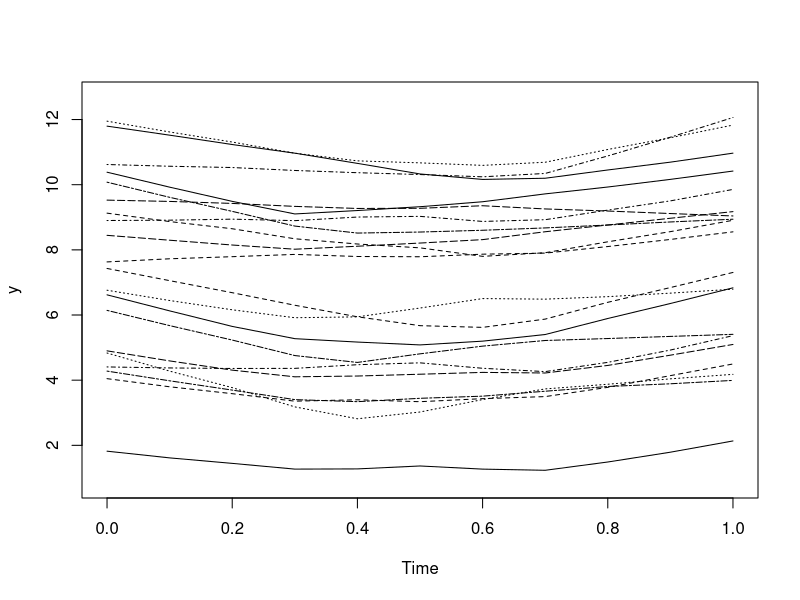
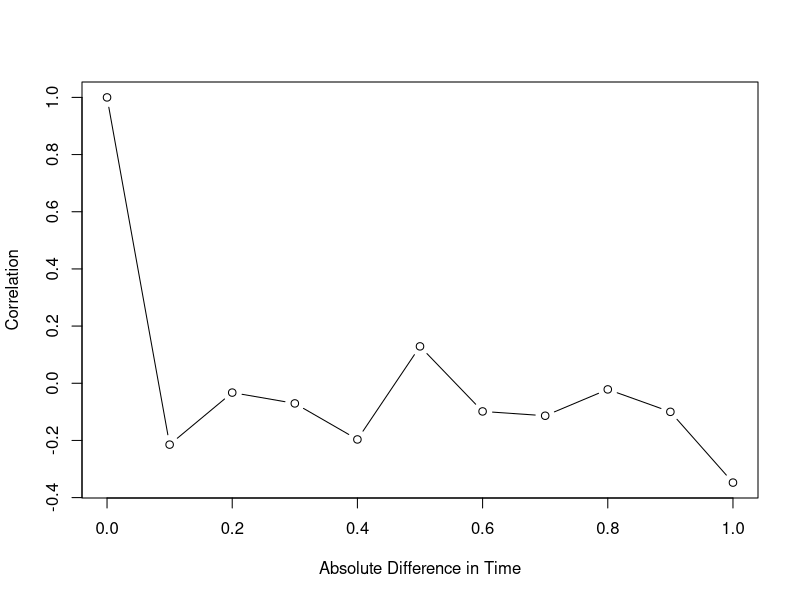
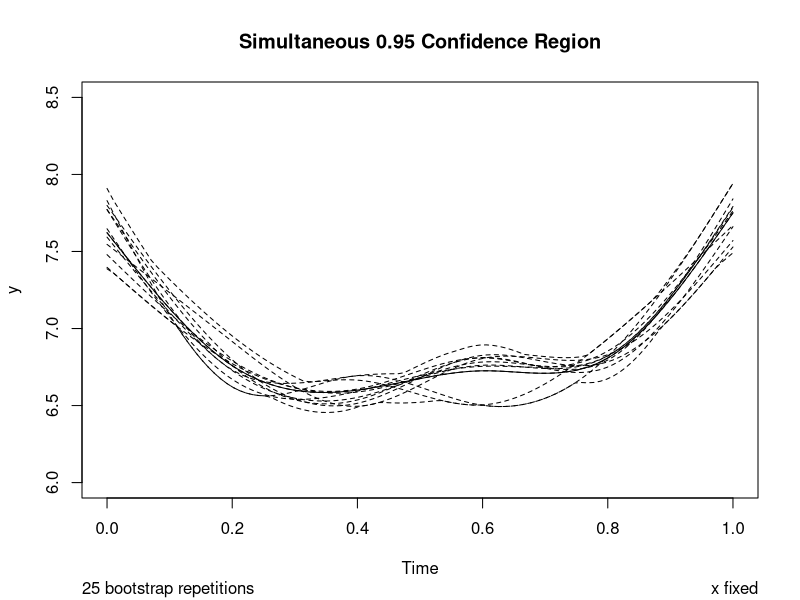
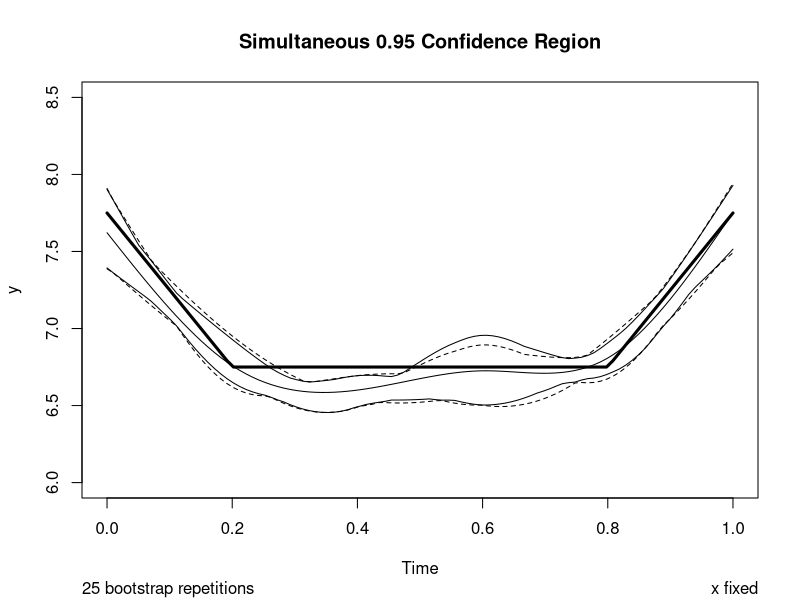

These charts were generated, in order, by the following R code:
library(Hmisc)


### Name: rm.boot
### Title: Bootstrap Repeated Measurements Model
### Aliases: rm.boot plot.rm.boot
### Keywords: regression multivariate htest hplot

### ** Examples

# Generate multivariate normal responses with equal correlations (.7)
# within subjects and no correlation between subjects
# Simulate realizations from a piecewise linear population time-response
# profile with large subject effects, and fit using a 6-knot spline
# Estimate the correlation structure from the residuals, as a function
# of the absolute time difference


# Function to generate n p-variate normal variates with mean vector u and
# covariance matrix S
# Slight modification of function written by Bill Venables
# See also the built-in function rmvnorm
mvrnorm <- function(n, p = 1, u = rep(0, p), S = diag(p)) {
  Z <- matrix(rnorm(n * p), p, n)
  t(u + t(chol(S)) %*% Z)
}


n     <- 20         # Number of subjects
sub   <- .5*(1:n)   # Subject effects


# Specify functional form for time trend and compute non-stochastic component
times <- seq(0, 1, by=.1)
g     <- function(times) 5*pmax(abs(times-.5),.3)
ey    <- g(times)


# Generate multivariate normal errors for 20 subjects at 11 times
# Assume equal correlations of rho=.7, independent subjects


nt    <- length(times)
rho   <- .7


        
set.seed(19)        
errors <- mvrnorm(n, p=nt, S=diag(rep(1-rho,nt))+rho)
# Note:  first random number seed used gave rise to mean(errors)=0.24!


# Add E[Y], error components, and subject effects
y      <- matrix(rep(ey,n), ncol=nt, byrow=TRUE) + errors + 
          matrix(rep(sub,nt), ncol=nt)


# String out data into long vectors for times, responses, and subject ID
y      <- as.vector(t(y))
times  <- rep(times, n)
id     <- sort(rep(1:n, nt))


# Show lowess estimates of time profiles for individual subjects
f <- rm.boot(times, y, id, plot.individual=TRUE, B=25, cor.pattern='estimate',
             smoother=lowess, bootstrap.type='x fixed', nk=6)
# In practice use B=400 or 500
# This will compute a dependent-structure log-likelihood in addition
# to one assuming independence.  By default, the dep. structure
# objective will be used by the plot method  (could have specified rho=.7)
# NOTE: Estimating the correlation pattern from the residual does not
# work in cases such as this one where there are large subject effects


# Plot fits for a random sample of 10 of the 25 bootstrap fits
plot(f, individual.boot=TRUE, ncurves=10, ylim=c(6,8.5))


# Plot pointwise and simultaneous confidence regions
plot(f, pointwise.band=TRUE, col.pointwise=1, ylim=c(6,8.5))


# Plot population response curve at average subject effect
ts <- seq(0, 1, length=100)
lines(ts, g(ts)+mean(sub), lwd=3)


## Not run: 
##D #
##D # Handle a 2-sample problem in which curves are fitted 
##D # separately for males and females and we wish to estimate the
##D # difference in the time-response curves for the two sexes.  
##D # The objective criterion will be taken by plot.rm.boot as the 
##D # total of the two sums of squared errors for the two models
##D #
##D knots <- rcspline.eval(c(time.f,time.m), nk=6, knots.only=TRUE)
##D # Use same knots for both sexes, and use a times vector that 
##D # uses a range of times that is included in the measurement 
##D # times for both sexes
##D #
##D tm <- seq(max(min(time.f),min(time.m)),
##D           min(max(time.f),max(time.m)),length=100)
##D 
##D 
##D f.female <- rm.boot(time.f, bp.f, id.f, knots=knots, times=tm)
##D f.male   <- rm.boot(time.m, bp.m, id.m, knots=knots, times=tm)
##D plot(f.female)
##D plot(f.male)
##D # The following plots female minus male response, with 
##D # a sequence of shaded confidence band for the difference
##D plot(f.female,f.male,multi=TRUE)
##D 
##D 
##D # Do 1000 simulated analyses to check simultaneous coverage 
##D # probability.  Use a null regression model with Gaussian errors
##D 
##D 
##D n.per.pt <- 30
##D n.pt     <- 10
##D 
##D 
##D null.in.region <- 0
##D 
##D 
##D for(i in 1:1000) {
##D   y    <- rnorm(n.pt*n.per.pt)
##D   time <- rep(1:n.per.pt, n.pt)
##D #  Add the following line and add ,id=id to rm.boot to use clustering
##D #  id   <- sort(rep(1:n.pt, n.per.pt))
##D #  Because we are ignoring patient id, this simulation is effectively
##D #  using 1 point from each of 300 patients, with times 1,2,3,,,30 
##D 
##D 
##D   f <- rm.boot(time, y, B=500, nk=5, bootstrap.type='x fixed')
##D   g <- plot(f, ylim=c(-1,1), pointwise=FALSE)
##D   null.in.region <- null.in.region + all(g$lower<=0 & g$upper>=0)
##D   prn(c(i=i,null.in.region=null.in.region))
##D }
##D 
##D 
##D # Simulation Results: 905/1000 simultaneous confidence bands 
##D # fully contained the horizontal line at zero
## End(Not run)
